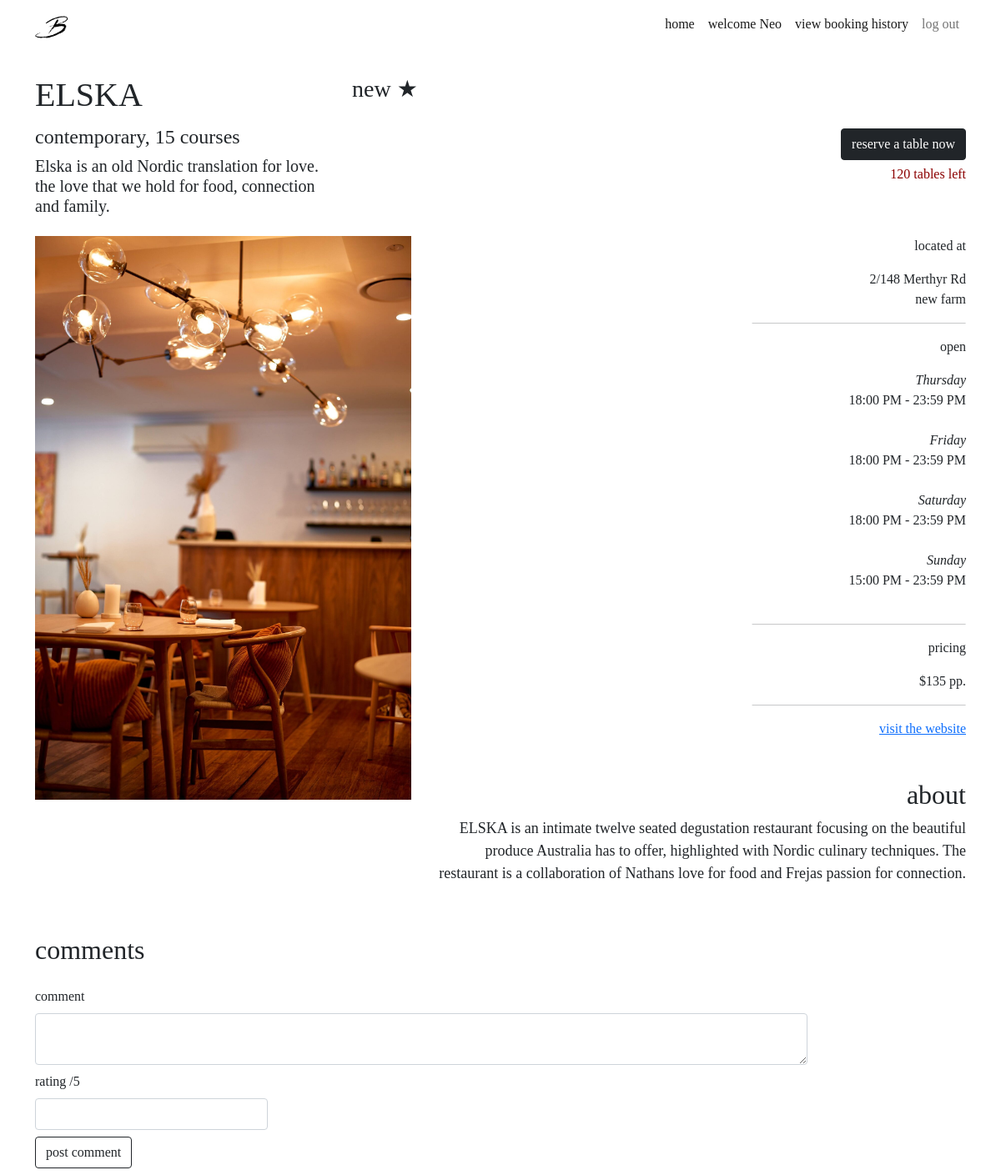
/restaurants/1 (signed in), run on the app's committed database.
### website/models.py (models this page shows, shortened)
class User(db.Model, UserMixin):
    __tablename__ = 'users'  # good practice to specify table name
    __table_args__ = {'extend_existing': True}
    id = db.Column(db.Integer, primary_key=True)
    name = db.Column(db.String(100), index=True, unique=True, nullable=False)
    password_hash = db.Column(db.String(255), nullable=False)
    email = db.Column(db.String(100), index=True, nullable=False)
    phone_number = db.Column(db.String(10), nullable=True)
    image = db.Column(db.String(400), nullable=False, default="/static/image/account.png")
    comments = db.relationship('Comment', backref='user')
    reservations = db.relationship('Reservation', backref='user')
    restaurants = db.relationship('Restaurant', backref='user')

class Restaurant(db.Model):
    __tablename__ = 'restaurants'
    __table_args__ = {'extend_existing': True}
    restaurant_id = db.Column(db.Integer, primary_key=True)
    name = db.Column(db.String(100), nullable=False)
    street = db.Column(db.String(150), nullable=False)
    suburb = db.Column(db.String(50), nullable=False)
    max_reservations = db.Column(db.Integer)
    caption = db.Column(db.String(200), nullable=False)
    description = db.Column(db.String(400), nullable=False)
    price = db.Column(db.Integer)
    cuisine_type = db.Column(db.String(30), nullable=False)
    num_courses = db.Column(db.Integer, nullable=False)
    website = db.Column(db.String(400))
    image = db.Column(db.String(400), nullable=False)
    comments = db.relationship('Comment', backref='restaurant', cascade="all, delete-orphan")
    statuses = db.relationship('RestaurantStatus', backref='restaurant', cascade="all, delete-orphan" )
    opening_hours = db.relationship('RestaurantOpeningHours', backref='restaurant', cascade="all, delete-orphan")
    reservations = db.relationship('Reservation', backref='restaurant', cascade="all, delete-orphan")
    user_id = db.Column(db.Integer, db.ForeignKey('users.id'))

class RestaurantOpeningHours(db.Model):
    __tablename__ = 'restaurantopeninghours'
    __table_args__ = {'extend_existing': True}
    restaurant_opening_hours_id = db.Column(db.Integer, primary_key=True)
    day_of_the_week = db.Column(db.String, nullable=False)
    start_time = db.Column(db.Time, nullable=False)
    end_time = db.Column(db.Time, nullable=False)
    restaurant_id = db.Column(db.Integer, db.ForeignKey('restaurants.restaurant_id'))

### website/views.py (the view)
@restaurant_bp.route('/<id>')
def restaurant(id):
    comment_form = CommentForm()
    reservation_form = ReservationForm()
    restaurant = Restaurant.query.filter_by(restaurant_id = id).first()
    space = restaurant_space(restaurant, date.today())
    return render_template("restaurant.html", restaurant=restaurant, comment_form=comment_form, reservation_form=reservation_form, space=space, open_today = check_open_today(restaurant, date.today()))

### website/forms.py
class CommentForm(FlaskForm):
    text = TextAreaField("comment", validators=[InputRequired(), Length(max=400)])
    user_rating = IntegerField("rating /5", validators=[InputRequired(), NumberRange(min=0, max=5)])
    submit = SubmitField("post comment")

class ReservationForm(FlaskForm):
    quantity = IntegerField("quantity", validators=[InputRequired(), NumberRange(min=0)])
    time = DateTimeLocalField("reservation date", format='%Y-%m-%dT%H:%M', validators=[InputRequired(), validate_date])
    order = TextAreaField("order", validators=[Length(max=300)])
    submit = SubmitField("reserve")

### website/views.py (called while the page is built)
def restaurant_space(restaurant, space_on_date):
    current_booking_quantity = 0
    for reservation in restaurant.reservations:
        if (reservation.reservation_time.date() == space_on_date):
            current_booking_quantity += reservation.quantity
    return restaurant.max_reservations - current_booking_quantity

def check_open_today(restaurant, time_to_check):
    for day_tuple in restaurant.opening_hours:
        if (day_tuple.day_of_the_week.lower() == time_to_check.strftime("%A").lower()):
            return True
    return False

### website/templates/restaurant.html (shortened to what this page needs)
{% extends 'base.html' %}
{% block content %}
<div class="container">
    <div class="row mt-4 mb-1">
        <div class="col-lg-4 col-sm-4">
            <h1>{{ restaurant.name }}</h1>
        </div>
        <div class="col-lg-8 col-sm-8 rating">
            {% set average = [] %}
            <h3> {% if average|count > 0 %}
                {{ average | sum / average | count}}
                {% else %}
                new
                {% endif %}&#9733;</h3>
        </div>
    </div>
    <div class="row">
        <div class="col-lg-4 col-sm-6">
            <h4>{% if restaurant.cuisine_type == "None" %}
                variety{% else %}{{restaurant.cuisine_type}}{%endif%}, {{restaurant.num_courses}} courses</h4>
            <h5>{{ restaurant.caption }}</h5>
        </div>
        <div class="col-lg-8 col-sm-6 btn-align mt-1">
            {% import 'reservation.html' as reservation %}
            {{reservation.reservation_creation(restaurant, reservation_form)}}
            <p class="seat-alert">
                {% if (restaurant.statuses[-1].status == "upcoming") and open_today %}
                {{ space }} tables left
                {% else %}
                {% if restaurant.statuses[-1].status == "booked" %}
                booked out
                {% else %}
                {{ restaurant.statuses[-1].status }}
                {% endif %}
                {% endif %}
            </p>
        </div>
    </div>
    <div class="row mt-3 mb-3">
        <div class="col-lg-5 col-sm-6">
            <img src="{{ restaurant.image }}" class="img-fluid">
        </div>
        <div class="col-lg-7 col-sm-6 info-align mt-3 mt-xl-0">
            <p class="info-heading">
                located at
            </p>
            <p>
                {{ restaurant.street }}<br> {{ restaurant.suburb }}
            </p>
            <hr class="info-line">
            <p class="info-heading">
                {% if open_today and
                (restaurant.statuses[-1].status == "upcoming" or restaurant.statuses[-1].status == "booked") %}
                open
                {% else %}
                closed
                {% endif %}
            </p>
            <p>
                {% for open_time in restaurant.opening_hours%}
                <i>{{ open_time.day_of_the_week }}</i>
                <br>{{open_time.start_time.strftime("%H:%M %p")}} - {{open_time.end_time.strftime("%H:%M %p")}}
                <br><br>
                {% endfor %}
            </p>
            <hr class="info-line">
            <p class="info-heading">
                pricing
            </p>
            <p>
                ${{ restaurant.price }} pp.
            </p>
            <hr class="info-line">
            <a href="{{ restaurant.website}}">visit the website</a>
            <br><br><br>
            <h2 align="right">about</h2>
            <p class="about">
                {{ restaurant.description }}<br><br>
            </p>
        </div>
    </div>
</div>
<div class="container">
    <div class="row mt-1">
        <div class="col-lg-2">
            <h2>comments</h2>
        </div>
    </div>
    {% if current_user.is_authenticated %}
    <form method="post" action="{{url_for('restaurants.restaurant', id=restaurant.restaurant_id)}}/comment">
        <div class="row mt-3 mb-2">
            <div class="col-10">
                {{comment_form.text.label (class="form-label") }}
                {{comment_form.text (class="form-control")}}
            </div>
        </div>
        <div class="col-6 col-sm-3">
            {{comment_form.user_rating.label (class="form-label") }}
            {{comment_form.user_rating (class="form-control")}}
        </div>
        <div class="col-6 col-sm-3">
            {{ comment_form.submit (class="btn btn-outline-dark my-2") }}
        </div>
    </form>
    {% else %}
    <div class="d-grid gap-2">
        <a class="btn btn-warning bg-warning" type="button" href="{{ url_for('auth.login') }}">log in to post comments</a>
    </div>
    {% endif %}
</div>
{% endblock %}

### website/templates/base.html (shortened to what this page needs)
<!DOCTYPE html>
<html lang="en">
<head>
    <link href="https://cdn.jsdelivr.net/npm/bootstrap@5.0.0-beta3/dist/css/bootstrap.min.css" rel="stylesheet"
>
    <link rel="stylesheet" href="{{ url_for('static',filename='css/stylesheet.css')}}">
</head>
<main>
    <body>
        <header>
            <nav class="navbar navbar-expand-sm navbar-light">
                <div class="container">
                    <a class="navbar-brand" href="{{url_for('main.index')}}">
                        <img src="{{ url_for('static',filename='image/logo.png')}}" width="40" height="40">
                    </a>
                    <div class="collapse navbar-collapse" id="navbarNavDropdown">
                        <div class="navbar-nav ms-auto mb-2">
                            <a class="nav-link active" href="{{url_for('main.index')}}">home</a>
                            {% if current_user.is_authenticated %}
                            <a class="nav-link active" href="{{url_for('users.users_restaurants')}}">welcome
                                {{current_user.name}}</a>
                            <a class="nav-link active" href="{{url_for('main.bookings')}}">view booking history</a>
                            <a class="nav-item nav-link" href="{{ url_for('auth.logout') }}">log out</a>
                            {% else %}
                            <a class="nav-link active" href="{{url_for('auth.login')}}">login</a>
                            {% endif %}
                        </div>
                    </div>
                </div>
            </nav>
        </header>
        {% import "bootstrap/wtf.html" as wtf %}
        {% block content %}
        {% endblock %}
    </body>
</main>
</html>

### website/static/css/stylesheet.css (style rules this page uses)
body { font-family: Didot, Palatino, Perpetua, serif; }
.btn-align { text-align: right }
.info-align { text-align: right; }
.info-line { width: 40%; transform: translateX(150%); }
p.info-heading { font-weight: 500; }
p.about { text-align: right; margin-left: auto; font-size: 18px; }
p.seat-alert { color: darkred; margin-top: 5px; }
.rating { text-align: left; }

### data on the page
User: name "Neo"
Restaurant: name "ELSKA", cuisine_type "contemporary", num_courses "15", caption "Elska is an old Nordic translation for love. the love that we hold for food, connection and family.", image (picture), street "2/148 Merthyr Rd", suburb "new farm", price "135", description "ELSKA is an intimate twelve seated degustation restaurant focusing on the beautiful produce Australia has to offer, highlighted with Nordic culinary techniques. The restaurant is a collaboration of Nathans love for food and Frejas passion for connection."
RestaurantOpeningHours: day_of_the_week "Thursday", start_time "18:00 PM", end_time "23:59 PM"
RestaurantOpeningHours: day_of_the_week "Friday", start_time "18:00 PM", end_time "23:59 PM"
RestaurantOpeningHours: day_of_the_week "Saturday", start_time "18:00 PM", end_time "23:59 PM"
RestaurantOpeningHours: day_of_the_week "Sunday", start_time "15:00 PM", end_time "23:59 PM"

### other printed values
{{ space }} "120"
{{ comment_form.text.label (class="form-label") }} "comment"
{{ comment_form.user_rating.label (class="form-label") }} "rating /5"
